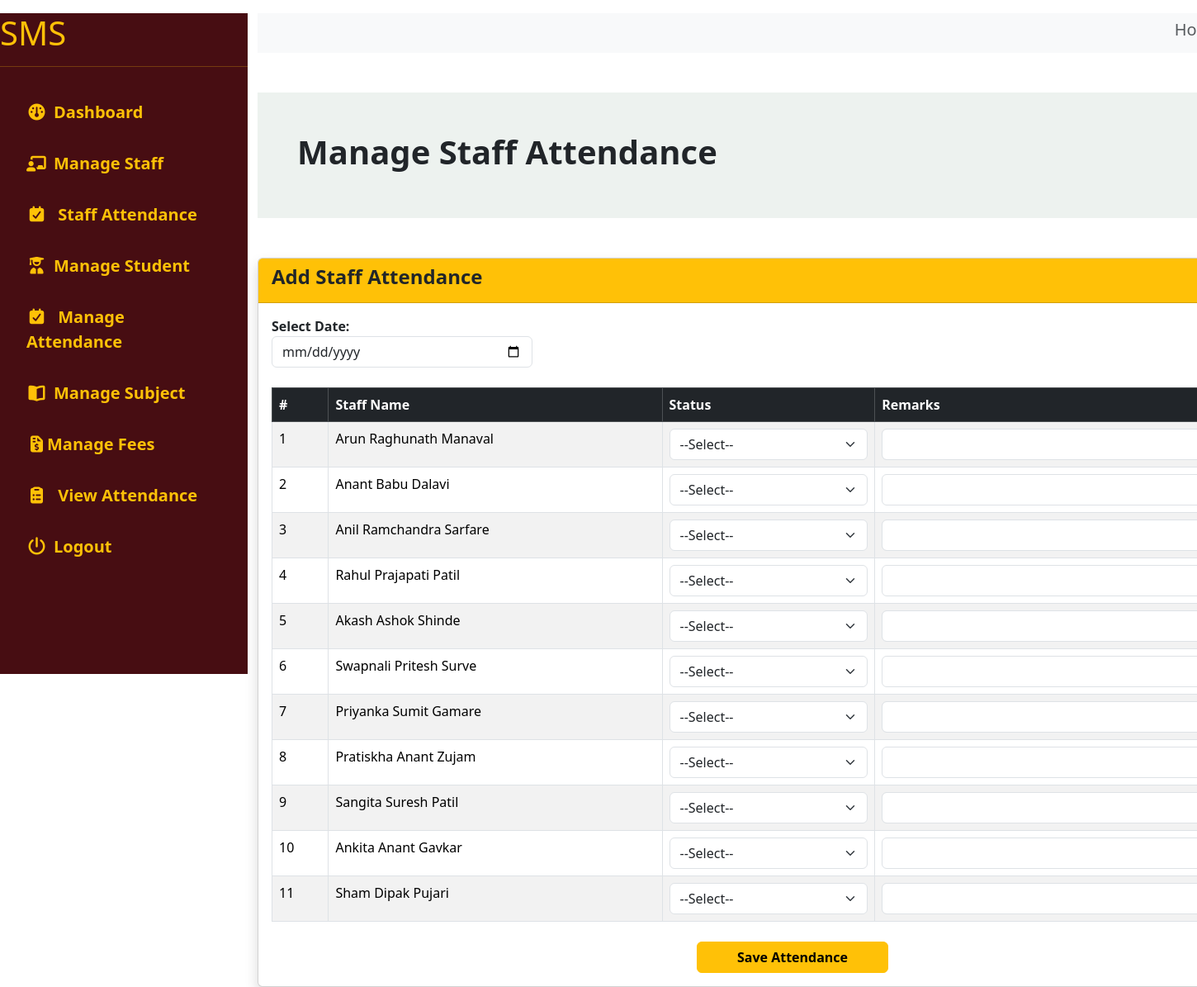
Page /staff/add_staff_attendance/ on the committed database.
### staff/models.py (models this page shows, shortened)
class Staff(models.Model):
    id = models.UUIDField(primary_key=True, default=uuid.uuid4, editable=False)
    employee_id=models.CharField(max_length=100,null=True,blank=True,help_text='emp101')
    full_name=models.CharField(max_length=150,null=True,blank=True)
    role = models.CharField(max_length=20, choices=ROLE_CHOICES)
    gender=models.CharField(max_length=12,choices=GENDER_CHOICES,default='Male')
    birth_date=models.DateField()
    address=models.CharField(max_length=150)
    email=models.EmailField()
    mobile_no=models.CharField(max_length=15)
    qualification=models.CharField(max_length=150,choices=QULIFICATION_CHOICES)
    experience = models.PositiveIntegerField(help_text="In Years")
    joining_date=models.DateField()
    salary=models.DecimalField(max_digits=10,decimal_places=2)
    subject=models.CharField(max_length=150,choices=SUBJECT_CHOICES,blank=True,null=True)
    designation =models.CharField(max_length=150,choices=NON_TEACHING_CHOICES,blank=True,null=True)
    status=models.CharField(max_length=150,choices=STATUS_CHOICES,null=True,blank=True)
    profile_image=models.ImageField(upload_to='Staff_images',null=True,blank=True)
    created_at=models.DateTimeField(auto_now_add=True)
    updated_at=models.DateTimeField(auto_now=True)
    class Meta:
        verbose_name_plural="Staff"

### staff/views.py (the view, shortened to what this page needs)
# urls.py: path('add_staff_attendance/', views.add_staff_attendance, name="add_staff_attendance"),
def  add_staff_attendance(request):
    staffs_list=Staff.objects.filter(status='Active')
    today=request.GET.get('date') or timezone.now().date()
    context = {
        'staff_list': staffs_list,
        'today': today
    }
    return render(request, 'staff/add_staff_attendance.html', context)

### templates/staff/add_staff_attendance.html (shortened to what this page needs)
{% extends 'base/base.html' %}
{% block content %}
{% load crispy_forms_tags %}
{% include 'base/sidebar.html' %}
<div class="container mt-3" style="margin-left:300px;">
    <div class="navbar navbar-expand-lg bg-body-tertiary">
        <h5 class="ms-auto me-5 text-muted">Home</h5>
    </div>
    <div class="mt-5 p-5" style="background:#edf2ef;">
        <h1 class="display-6 fw-bold">Manage Staff Attendance</h1>
    </div>
    <div class="card mt-5 shadow">
        <div class="card-header bg-warning">
            <h4 class="fw-bold text-dark">Add Staff Attendance</h4>
        </div>
        <div class="card-body">
            <form method="POST">
                <div class="mb-3">
                    <label class="fw-bold">Select Date:</label>
                    <input type="date" name="date" value="{{ today }}" class="form-control w-25">
                </div>
                <table class="table table-bordered table-striped mt-4">
                    <thead class="table-dark">
                        <tr>
                            <th>#</th>
                            <th>Staff Name</th>
                            <th>Status</th>
                            <th>Remarks</th>
                        </tr>
                    </thead>
                    <tbody>
                        {% for staff in staff_list %}
                        <tr>
                            <td>{{ forloop.counter }}</td>
                            <td>{{ staff.full_name }}</td>
                            <td>
                                <select name="status_{{ staff.id }}" class="form-select">
                                    <option value="">--Select--</option>
                                </select>
                            </td>
                            <td>
                                <input type="text" name="remarks_{{ staff.id }}" class="form-control">
                            </td>
                        </tr>
                        {% empty %}
                        <tr>
                            <td colspan="4" class="text-center text-danger">
                                No Active Staff Found
                            </td>
                        </tr>
                        {% endfor %}
                    </tbody>
                </table>
                <div class="text-center mt-4">
                    <button type="submit" class="btn btn-warning fw-bold px-5">
                        Save Attendance
                    </button>
                </div>
            </form>
        </div>
    </div>
</div>
{% endblock %}

### rows in the picture
Staff: full_name "Arun Raghunath Manaval"
Staff: full_name "Anant Babu Dalavi"
Staff: full_name "Anil Ramchandra Sarfare"
Staff: full_name "Rahul Prajapati Patil"
Staff: full_name "Akash Ashok Shinde"
Staff: full_name "Swapnali Pritesh Surve"
Staff: full_name "Priyanka Sumit Gamare"
Staff: full_name "Pratiskha Anant Zujam"
Staff: full_name "Sangita Suresh Patil"
Staff: full_name "Ankita Anant Gavkar"
Staff: full_name "Sham Dipak Pujari"
